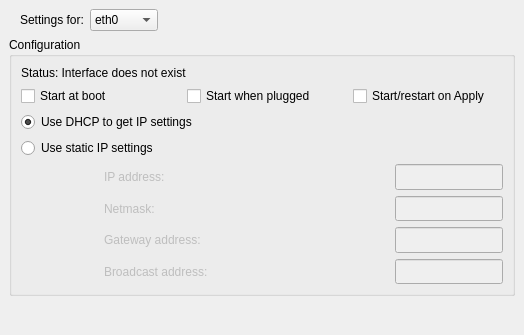
     <widget class="QWidget" name="interfaces">
      <attribute name="icon">
       <iconset>
        <normaloff>../../../../../share/icons/nuvola_platin_me/16x16/actions/connect_creating.png</normaloff>../../../../../share/icons/nuvola_platin_me/16x16/actions/connect_creating.png</iconset>
      </attribute>
      <attribute name="title">
       <string>Interfaces</string>
      </attribute>
      <layout class="QGridLayout">
       <property name="margin">
        <number>9</number>
       </property>
       <property name="spacing">
        <number>6</number>
       </property>
       <item row="0" column="0">
        <spacer>
         <property name="orientation">
          <enum>Qt::Horizontal</enum>
         </property>
         <property name="sizeType">
          <enum>QSizePolicy::Fixed</enum>
         </property>
         <property name="sizeHint" stdset="0">
          <size>
           <width>5</width>
           <height>20</height>
          </size>
         </property>
        </spacer>
       </item>
       <item row="0" column="3">
        <spacer>
         <property name="orientation">
          <enum>Qt::Horizontal</enum>
         </property>
         <property name="sizeHint" stdset="0">
          <size>
           <width>40</width>
           <height>20</height>
          </size>
         </property>
        </spacer>
       </item>
       <item row="0" column="1">
        <widget class="QLabel" name="ifaceLabel">
         <property name="sizePolicy">
          <sizepolicy hsizetype="Minimum" vsizetype="Minimum">
           <horstretch>0</horstretch>
           <verstretch>0</verstretch>
          </sizepolicy>
         </property>
         <property name="text">
          <string>Settings for:</string>
         </property>
        </widget>
       </item>
       <item row="0" column="2">
        <widget class="QComboBox" name="ifaceComboBox">
         <property name="sizePolicy">
          <sizepolicy hsizetype="Minimum" vsizetype="Minimum">
           <horstretch>0</horstretch>
           <verstretch>0</verstretch>
          </sizepolicy>
         </property>
         <property name="toolTip">
          <string>Select Interface to configure</string>
         </property>
         <item>
          <property name="text">
           <string>eth0</string>
          </property>
         </item>
         <item>
          <property name="text">
           <string>eth1</string>
          </property>
         </item>
         <item>
          <property name="text">
           <string>eth2</string>
          </property>
         </item>
         <item>
          <property name="text">
           <string>ath0</string>
          </property>
         </item>
         <item>
          <property name="text">
           <string>wifi0</string>
          </property>
         </item>
         <item>
          <property name="text">
           <string>wlan0</string>
          </property>
         </item>
         <item>
          <property name="text">
           <string>ra0</string>
          </property>
         </item>
         <item>
          <property name="text">
           <string>rausb0</string>
          </property>
         </item>
        </widget>
       </item>
       <item row="1" column="0" colspan="4">
        <widget class="QGroupBox" name="ifaceGroupBox">
         <property name="sizePolicy">
          <sizepolicy hsizetype="MinimumExpanding" vsizetype="Minimum">
           <horstretch>0</horstretch>
           <verstretch>0</verstretch>
          </sizepolicy>
         </property>
         <property name="title">
          <string>Configuration</string>
         </property>
         <layout class="QGridLayout">
          <property name="margin">
           <number>9</number>
          </property>
          <property name="spacing">
           <number>6</number>
          </property>
          <item row="4" column="3" rowspan="4">
           <spacer>
            <property name="orientation">
             <enum>Qt::Horizontal</enum>
            </property>
            <property name="sizeHint" stdset="0">
             <size>
              <width>0</width>
              <height>120</height>
             </size>
            </property>
           </spacer>
          </item>
          <item row="1" column="0" colspan="2">
           <widget class="QCheckBox" name="startCheckBox">
            <property name="sizePolicy">
             <sizepolicy hsizetype="MinimumExpanding" vsizetype="Minimum">
              <horstretch>0</horstretch>
              <verstretch>0</verstretch>
             </sizepolicy>
            </property>
            <property name="minimumSize">
             <size>
              <width>160</width>
              <height>0</height>
             </size>
            </property>
            <property name="toolTip">
             <string>Start Interface during system boot</string>
            </property>
            <property name="text">
             <string>Start at boot</string>
            </property>
           </widget>
          </item>
          <item row="1" column="2">
           <widget class="QCheckBox" name="pluggedCheckBox">
            <property name="sizePolicy">
             <sizepolicy hsizetype="MinimumExpanding" vsizetype="Minimum">
              <horstretch>0</horstretch>
              <verstretch>0</verstretch>
             </sizepolicy>
            </property>
            <property name="minimumSize">
             <size>
              <width>160</width>
              <height>0</height>
             </size>
            </property>
            <property name="toolTip">
             <string>Start Interface when pcmcia card plugged in</string>
            </property>
            <property name="text">
             <string>Start when plugged</string>
            </property>
           </widget>
          </item>
          <item row="1" column="3" colspan="2">
           <widget class="QCheckBox" name="nowCheckBox">
            <property name="sizePolicy">
             <sizepolicy hsizetype="MinimumExpanding" vsizetype="Minimum">
              <horstretch>0</horstretch>
              <verstretch>0</verstretch>
             </sizepolicy>
            </property>
            <property name="minimumSize">
             <size>
              <width>150</width>
              <height>0</height>
             </size>
            </property>
            <property name="toolTip">
             <string>Start or restart Interface when Apply is clicked</string>
            </property>
            <property name="text">
             <string>Start/restart on Apply</string>
            </property>
           </widget>
          </item>
          <item row="4" column="1" colspan="2">
           <widget class="QLabel" name="ipLabel">
            <property name="enabled">
             <bool>false</bool>
            </property>
            <property name="sizePolicy">
             <sizepolicy hsizetype="MinimumExpanding" vsizetype="Minimum">
              <horstretch>0</horstretch>
              <verstretch>0</verstretch>
             </sizepolicy>
            </property>
            <property name="text">
             <string>IP address:</string>
            </property>
           </widget>
          </item>
          <item row="3" column="0" colspan="5">
           <widget class="QRadioButton" name="staticButton">
            <property name="sizePolicy">
             <sizepolicy hsizetype="MinimumExpanding" vsizetype="Minimum">
              <horstretch>0</horstretch>
              <verstretch>0</verstretch>
             </sizepolicy>
            </property>
            <property name="toolTip">
             <string>Set Interface manually (needed by some older networks)</string>
            </property>
            <property name="text">
             <string>Use static IP settings</string>
            </property>
           </widget>
          </item>
          <item row="2" column="0" colspan="5">
           <widget class="QRadioButton" name="dhcpButton">
            <property name="sizePolicy">
             <sizepolicy hsizetype="MinimumExpanding" vsizetype="Minimum">
              <horstretch>0</horstretch>
              <verstretch>0</verstretch>
             </sizepolicy>
            </property>
            <property name="toolTip">
             <string>Get Interface settings from DHCP (default)</string>
            </property>
            <property name="text">
             <string>Use DHCP to get IP settings</string>
            </property>
            <property name="checked">
             <bool>true</bool>
            </property>
           </widget>
          </item>
          <item row="4" column="0" rowspan="4">
           <spacer>
            <property name="orientation">
             <enum>Qt::Horizontal</enum>
            </property>
            <property name="sizeType">
             <enum>QSizePolicy::Fixed</enum>
            </property>
            <property name="sizeHint" stdset="0">
             <size>
              <width>12</width>
              <height>120</height>
             </size>
            </property>
           </spacer>
          </item>
          <item row="5" column="1" colspan="2">
           <widget class="QLabel" name="netmaskLabel">
            <property name="enabled">
             <bool>false</bool>
            </property>
            <property name="sizePolicy">
             <sizepolicy hsizetype="MinimumExpanding" vsizetype="Minimum">
              <horstretch>0</horstretch>
              <verstretch>0</verstretch>
             </sizepolicy>
            </property>
            <property name="text">
             <string>Netmask:</string>
            </property>
           </widget>
          </item>
          <item row="6" column="1" colspan="2">
           <widget class="QLabel" name="gatewayLabel">
            <property name="enabled">
             <bool>false</bool>
            </property>
            <property name="sizePolicy">
             <sizepolicy hsizetype="MinimumExpanding" vsizetype="Minimum">
              <horstretch>0</horstretch>
              <verstretch>0</verstretch>
             </sizepolicy>
            </property>
            <property name="text">
             <string>Gateway address:</string>
            </property>
           </widget>
          </item>
          <item row="7" column="1" colspan="2">
           <widget class="QLabel" name="bcastLabel">
            <property name="enabled">
             <bool>false</bool>
            </property>
            <property name="sizePolicy">
             <sizepolicy hsizetype="MinimumExpanding" vsizetype="Minimum">
              <horstretch>0</horstretch>
              <verstretch>0</verstretch>
             </sizepolicy>
            </property>
            <property name="text">
             <string>Broadcast address:</string>
            </property>
           </widget>
          </item>
          <item row="4" column="4">
           <widget class="QLineEdit" name="ipEdit">
            <property name="enabled">
             <bool>false</bool>
            </property>
            <property name="sizePolicy">
             <sizepolicy hsizetype="Minimum" vsizetype="Minimum">
              <horstretch>0</horstretch>
              <verstretch>0</verstretch>
             </sizepolicy>
            </property>
            <property name="layoutDirection">
             <enum>Qt::LeftToRight</enum>
            </property>
            <property name="alignment">
             <set>Qt::AlignRight</set>
            </property>
           </widget>
          </item>
          <item row="5" column="4">
           <widget class="QLineEdit" name="netmaskEdit">
            <property name="enabled">
             <bool>false</bool>
            </property>
            <property name="sizePolicy">
             <sizepolicy hsizetype="Minimum" vsizetype="Minimum">
              <horstretch>0</horstretch>
              <verstretch>0</verstretch>
             </sizepolicy>
            </property>
            <property name="alignment">
             <set>Qt::AlignRight</set>
            </property>
           </widget>
          </item>
          <item row="6" column="4">
           <widget class="QLineEdit" name="gatewayEdit">
            <property name="enabled">
             <bool>false</bool>
            </property>
            <property name="sizePolicy">
             <sizepolicy hsizetype="Minimum" vsizetype="Minimum">
              <horstretch>0</horstretch>
              <verstretch>0</verstretch>
             </sizepolicy>
            </property>
            <property name="alignment">
             <set>Qt::AlignRight</set>
            </property>
           </widget>
          </item>
          <item row="7" column="4">
           <widget class="QLineEdit" name="bcastEdit">
            <property name="enabled">
             <bool>false</bool>
            </property>
            <property name="sizePolicy">
             <sizepolicy hsizetype="Minimum" vsizetype="Minimum">
              <horstretch>0</horstretch>
              <verstretch>0</verstretch>
             </sizepolicy>
            </property>
            <property name="alignment">
             <set>Qt::AlignRight</set>
            </property>
           </widget>
          </item>
          <item row="0" column="0" colspan="5">
           <widget class="QLabel" name="statusLabel">
            <property name="sizePolicy">
             <sizepolicy hsizetype="MinimumExpanding" vsizetype="Minimum">
              <horstretch>0</horstretch>
              <verstretch>0</verstretch>
             </sizepolicy>
            </property>
            <property name="toolTip">
             <string>Current status of the selected Interface</string>
            </property>
            <property name="text">
             <string>Status: Interface does not exist</string>
            </property>
           </widget>
          </item>
         </layout>
        </widget>
       </item>
       <item row="3" column="3">
        <spacer>
         <property name="orientation">
          <enum>Qt::Vertical</enum>
         </property>
         <property name="sizeHint" stdset="0">
          <size>
           <width>5</width>
           <height>30</height>
          </size>
         </property>
        </spacer>
       </item>
      </layout>
     </widget>
